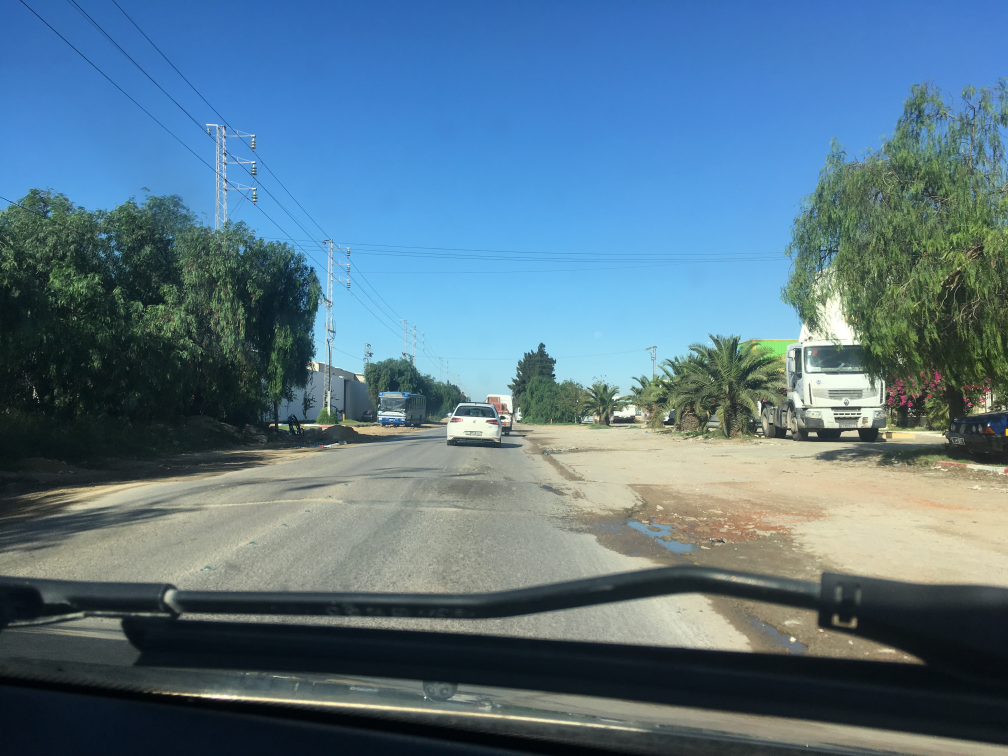
#> input picture IMG_1038.jpg, 4032 x 3024 px, found by its file name (shown at 1/4 size)
$ python convolution_filter.py
#> lines starting #> are read from the running program, lines starting #| are printed output that depends on the picture
import cv2
import matplotlib.pyplot as plt
import numpy as np
import math


def convert_image_matrix(img_name):
#> called with img_name = 'IMG_1038.jpg'
    width = 320
    height = 2220
    src = cv2.imread(img_name)
#> src is the input picture: shape (3024, 4032, 3); mean B, G, R 134.9, 118, 88.6
    src = cv2.resize(src,(width,height))
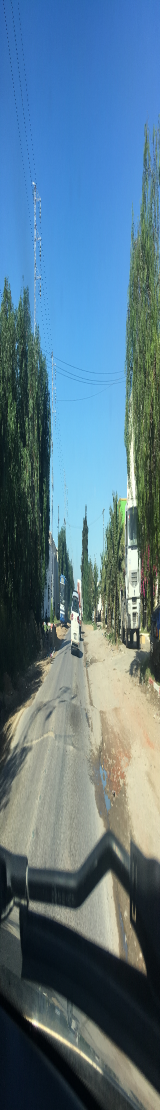
#> src: shape (2220, 320, 3) (shown at 1/2 size); mean B, G, R 134.8, 117.9, 88.5
    img = cv2.cvtColor(src, cv2.COLOR_BGR2GRAY)
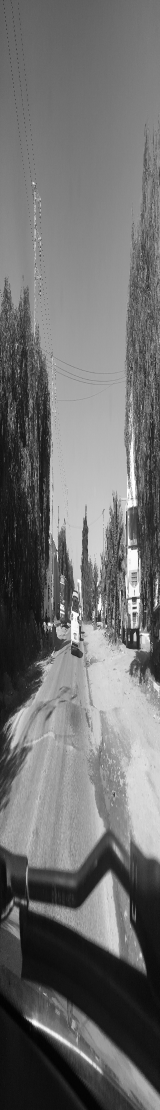
#> img: shape (2220, 320) (shown at 1/2 size); min 0, max 255, mean 111
    name, ext = img_name.split('.')
    plt.imsave(str(name + '_gray.' + ext), img, cmap='gray')

    gray_img = cv2.imread(str(name + '_gray.' + ext), 0)
#> gray_img: shape (2220, 320); min 0, max 255, mean 110.9
    gimg_shape = gray_img.shape
#> gimg_shape = (2220, 320)
    gimg_mat = []
    for i in range(0, gimg_shape[0]):
        row = []
        for j in range(0, gimg_shape[1]):
            pixel = gray_img.item(i, j)
            row.append(pixel)
        gimg_mat.append(row)
#> after the loop, gimg_mat = 2220 items
    gimg_mat = np.array(gimg_mat)
    return gimg_mat

def get_sub_matrices(orig_matrix, kernel_size):
#> called with kernel_size = (3, 3)
    width = len(orig_matrix[0])
#> width = 320
    height = len(orig_matrix)
#> height = 2220
    if kernel_size[0] == kernel_size[1]:
        if kernel_size[0] > 2:
            orig_matrix = np.pad(orig_matrix, kernel_size[0] - 2, mode='constant')
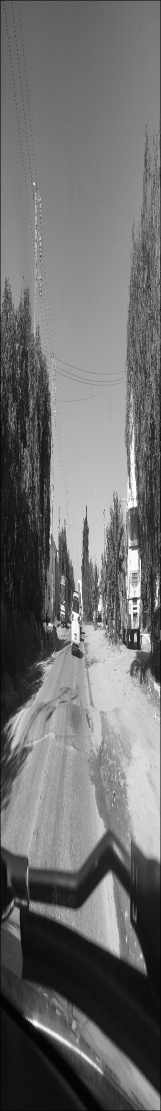
#> orig_matrix: shape (2222, 322) int64 (shown at 1/2 size); min 0, max 255, mean 110.1
        else: pass
    else: pass

    giant_matrix = []
    for i in range(0, height - kernel_size[1] + 1):
        for j in range(0, width - kernel_size[0] + 1):
            giant_matrix.append(
                [
                    [orig_matrix[col][row] for row in range(j, j + kernel_size[0])]
                    for col in range(i, i + kernel_size[1])
                ]
            )
#> after the loop, giant_matrix = 705324 items
    img_sampling = np.array(giant_matrix)
    return img_sampling

def get_transformed_matrix(matrix_sampling, kernel_filter):
    transform_mat = []
    for each_mat in matrix_sampling:
        transform_mat.append(
            np.sum(np.multiply(each_mat, kernel_filter))
        )
#> this loop made 705324 passes
#> each_mat on passes 1 to 3: [[0, 0, 0], [0, 82, 85], [0, 94, 90]], [[0, 0, 0], [82, 85, 94], [94, 90, 92]], [[0, 0, 0], [85, 94, 96], [90, 92, 90]]
#> after the loop, transform_mat = 705324 items
    reshape_val = int(math.sqrt(matrix_sampling.shape[0]))
#> reshape_val = 839
#> (the run stopped early here; a loop or call above may not have finished)

$ run again, with IMG_1240.jpg copied over IMG_1038.jpg
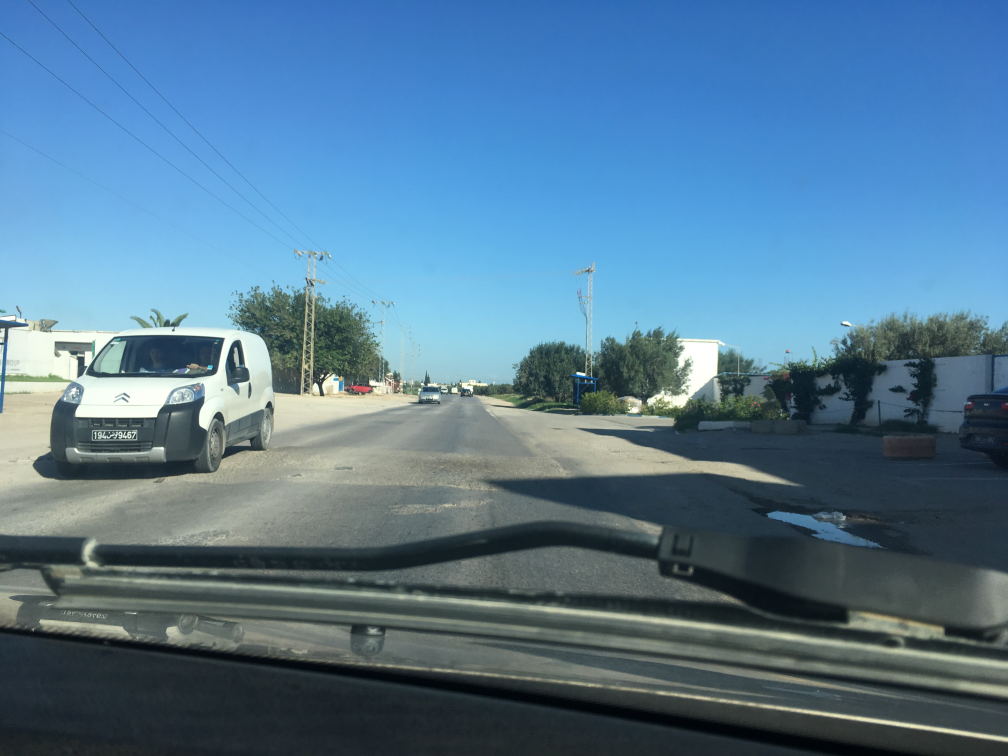
#> input picture IMG_1240.jpg, 4032 x 3024 px, found by its file name (shown at 1/4 size)
#> in convert_image_matrix, src is the input picture: shape (3024, 4032, 3); mean B, G, R 147.3, 121.5, 85.4
#> in convert_image_matrix, `src = cv2.resize(src,(width,height))`:
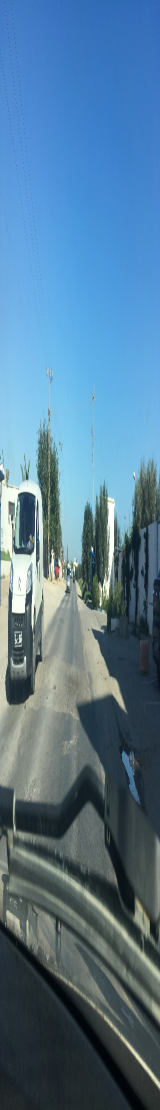
#> src: shape (2220, 320, 3) (shown at 1/2 size); mean B, G, R 147.2, 121.4, 85.3
#> after the loop in convert_image_matrix, `for i in range(0, gimg_shape[0]):`: gimg_mat = 2220 items
#> width = 320
#> height = 2220
#> in get_sub_matrices, `orig_matrix = np.pad(orig_matrix, kernel_size[0] - 2, mode='constant')`:
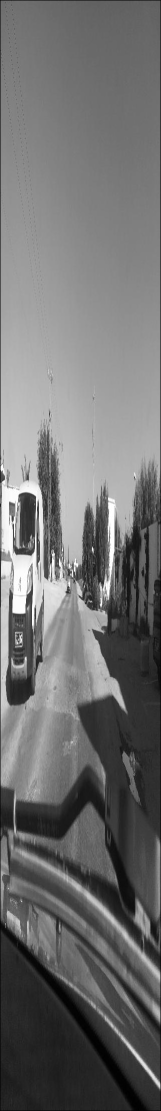
#> orig_matrix: shape (2222, 322) int64 (shown at 1/2 size); min 0, max 255, mean 111.4
#> after the loop in get_sub_matrices, `for i in range(0, height - kernel_size[1] + 1):`: giant_matrix = 705324 items
#> the loop in get_transformed_matrix, `for each_mat in matrix_sampling:` made 705324 passes
#> each_mat on passes 1 to 3: [[0, 0, 0], [0, 108, 108], [0, 108, 108]], [[0, 0, 0], [108, 108, 108], [108, 108, 108]], [[0, 0, 0], [108, 108, 108], [108, 108, 108]]

$ run again, with IMG_1733.jpg copied over IMG_1038.jpg
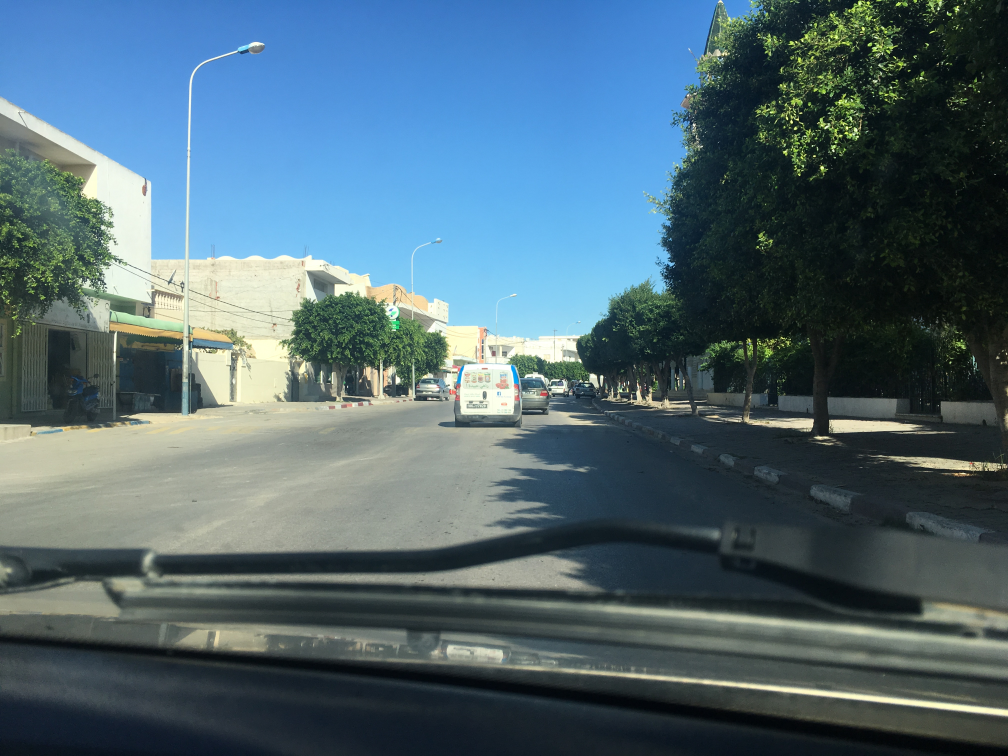
#> input picture IMG_1733.jpg, 4032 x 3024 px, found by its file name (shown at 1/4 size)
#> in convert_image_matrix, src is the input picture: shape (3024, 4032, 3); mean B, G, R 114.8, 104.1, 80.1
#> src: shape (2220, 320, 3)
#> in convert_image_matrix, `img = cv2.cvtColor(src, cv2.COLOR_BGR2GRAY)`:
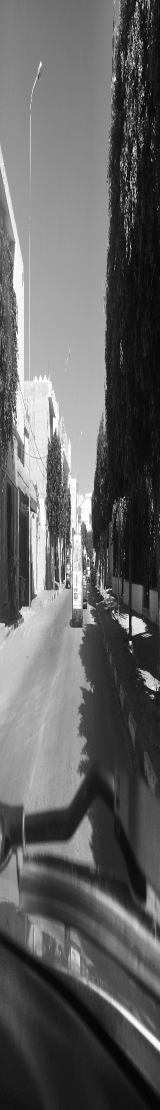
#> img: shape (2220, 320) (shown at 1/2 size); min 1, max 255, mean 98
#> after the loop in convert_image_matrix, `for i in range(0, gimg_shape[0]):`: gimg_mat = 2220 items
#> width = 320
#> height = 2220
#> in get_sub_matrices, `orig_matrix = np.pad(orig_matrix, kernel_size[0] - 2, mode='constant')`:
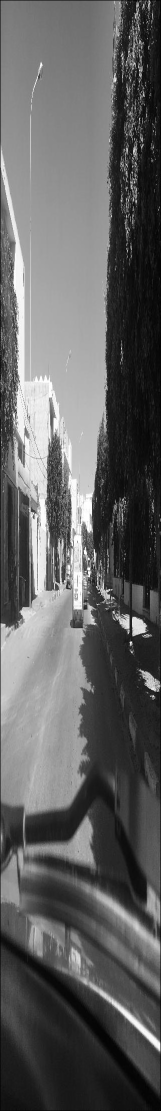
#> orig_matrix: shape (2222, 322) int64 (shown at 1/2 size); min 0, max 255, mean 96.6
#> after the loop in get_sub_matrices, `for i in range(0, height - kernel_size[1] + 1):`: giant_matrix = 705324 items
#> the loop in get_transformed_matrix, `for each_mat in matrix_sampling:` made 705324 passes
#> each_mat on passes 1 to 3: [[0, 0, 0], [0, 119, 118], [0, 120, 118]], [[0, 0, 0], [119, 118, 116], [120, 118, 117]], [[0, 0, 0], [118, 116, 114], [118, 117, 115]]

$ run again, with IMG_1734.jpg copied over IMG_1038.jpg
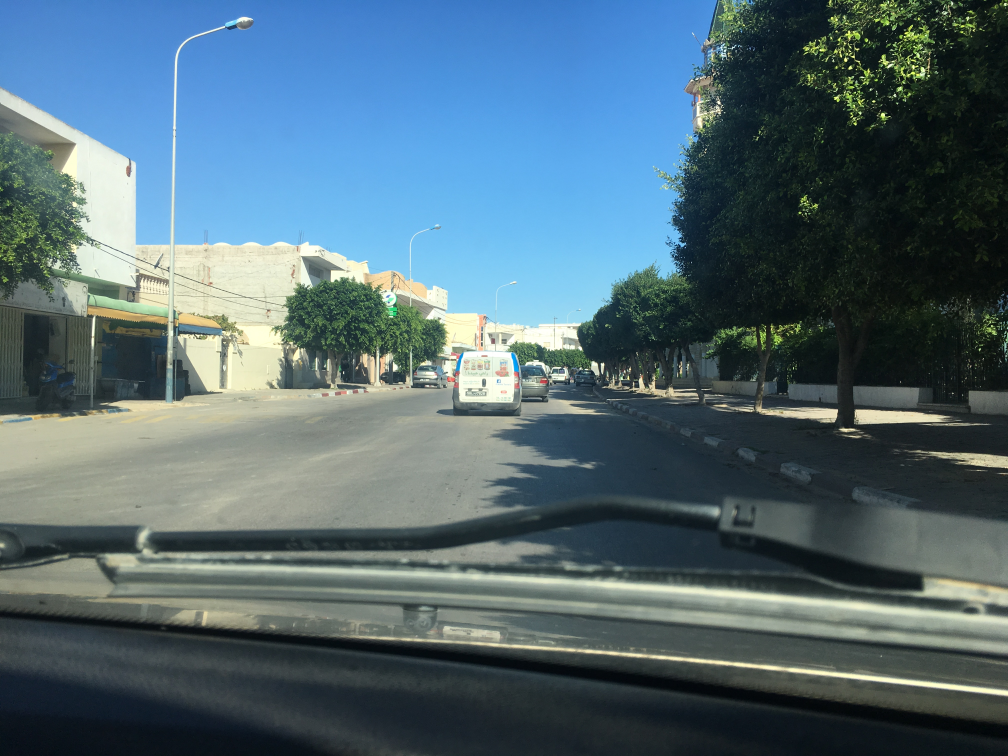
#> input picture IMG_1734.jpg, 4032 x 3024 px, found by its file name (shown at 1/4 size)
#> in convert_image_matrix, src is the input picture: shape (3024, 4032, 3); mean B, G, R 115.9, 106, 82.6
#> src: shape (2220, 320, 3)
#> in convert_image_matrix, `img = cv2.cvtColor(src, cv2.COLOR_BGR2GRAY)`:
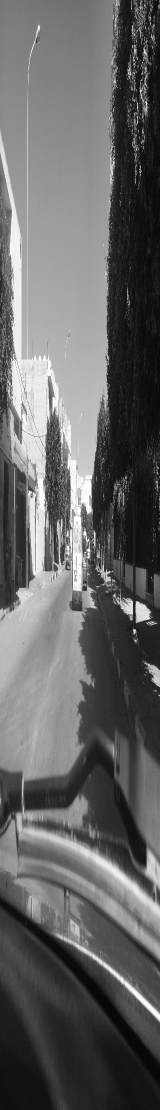
#> img: shape (2220, 320) (shown at 1/2 size); min 2, max 255, mean 100
#> after the loop in convert_image_matrix, `for i in range(0, gimg_shape[0]):`: gimg_mat = 2220 items
#> width = 320
#> height = 2220
#> in get_sub_matrices, `orig_matrix = np.pad(orig_matrix, kernel_size[0] - 2, mode='constant')`:
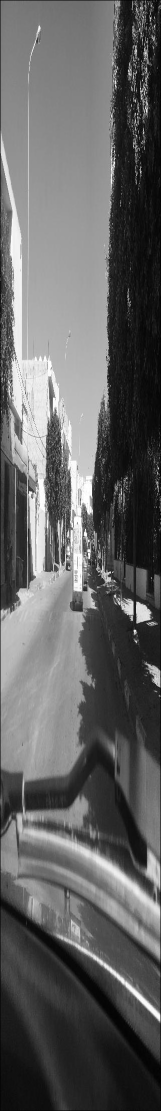
#> orig_matrix: shape (2222, 322) int64 (shown at 1/2 size); min 0, max 255, mean 97.8
#> after the loop in get_sub_matrices, `for i in range(0, height - kernel_size[1] + 1):`: giant_matrix = 705324 items
#> the loop in get_transformed_matrix, `for each_mat in matrix_sampling:` made 705324 passes
#> each_mat on passes 1 to 3: [[0, 0, 0], [0, 118, 118], [0, 117, 118]], [[0, 0, 0], [118, 118, 118], [117, 118, 118]], [[0, 0, 0], [118, 118, 116], [118, 118, 117]]
